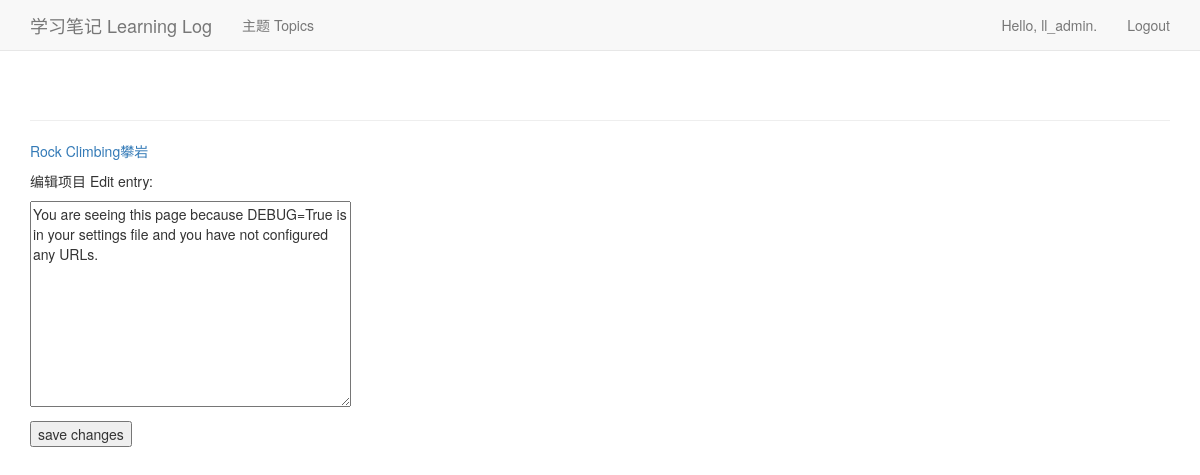
The app's page /edit_entry/3/ (signed in) with its own data.
### learning_logs/models.py (models this page shows, shortened)
class Topic(models.Model):
    text = models.CharField(max_length=200)
    date_added = models.DateTimeField(auto_now_add=True)
    owner = models.ForeignKey(User, on_delete=models.CASCADE)
    def __str__(self):
        return self.text

class Entry(models.Model):
    topic = models.ForeignKey(Topic, on_delete=models.CASCADE)
    text = models.TextField()
    date_added = models.DateTimeField(auto_now_add=True)
    class Meta:
        verbose_name_plural = 'entries'

### learning_logs/views.py (the view)
# urls.py: path('edit_entry/<entry_id>/', views.edit_entry, name='edit_entry'),
@login_required
def edit_entry(request, entry_id):
    entry = Entry.objects.get(id=entry_id)
    topic = entry.topic
    if topic.owner != request.user:
        raise Http404
    if request.method != 'POST':
        form = EntryForm(instance=entry)
    else:
        form = EntryForm(instance=entry, data=request.POST)
        if form.is_valid():
            form.save()
            return HttpResponseRedirect(reverse('learning_logs:topic', args=[topic.id]))
    context = {'entry': entry, 'topic': topic, 'form': form}
    return render(request, 'learning_logs/edit_entry.html', context)

### learning_logs/forms.py
class EntryForm(forms.ModelForm):
    class Meta:
        model = Entry
        fields = ['text']
        labels = {'text': ''}
        widgets = {'text': forms.Textarea(attrs={'colos': 80})}

### learning_logs/templates/learning_logs/edit_entry.html (shortened to what this page needs)
{% extends "learning_logs/base.html" %}
{% block content %}
<p>
    <a href="{% url 'learning_logs:topic' topic.id %}">{{ topic }}</a>
</p>
<p>编辑项目 Edit entry:</p>
<form action="{% url 'learning_logs:edit_entry' entry.id %}" method='post'>
    {{ form.as_p }}
    <button name="submit">save changes</button>
</form>
{% endblock content %}

### learning_logs/templates/learning_logs/base.html (shortened to what this page needs)
{% load bootstrap3 %}
<!DOCTYPE html>
<html lang="en">
<head>
    {% bootstrap_css %}
</head>
<body>
    <nav class="navbar navbar-default navbar-static-top">
        <div class="container">
            <div class="navbar-header">
                <a class="navbar-brand" href="{% url 'learning_logs:index' %}">学习笔记 Learning Log</a>
            </div>
            <div id="navbar" class="navbar-collapse collapse">
                <ul class="nav navbar-nav">
                    <li><a href="{% url 'learning_logs:topics' %}">主题 Topics</a></li>
                </ul>
                <ul class="nav navbar-nav navbar-right">
                    {% if user.is_authenticated %}
                    <li><a>Hello, {{ user.username }}.</a></li>
                    <li><a href="{% url 'users:logout' %}">Logout</a></li>
                    {% else %}
                    <li><a href="{% url 'users:register' %}">Register</a></li>
                    <li><a href="{% url 'users:login' %}">Login</a></li>
                    {% endif %}
                </ul>
            </div>
        </div>
    </nav>
    <div class="container">
        <div class="page-header">
        </div>
        <div>
            {% block content %}{% endblock content %}
        </div>
    </div>
</body>
</html>

### records on screen
Topic: text "Rock Climbing攀岩"
Entry: text "You are seeing this page because DEBUG=True is in your settings file and you have not configured any URLs."

### other values on screen
{{ user.username }} "ll_admin"
